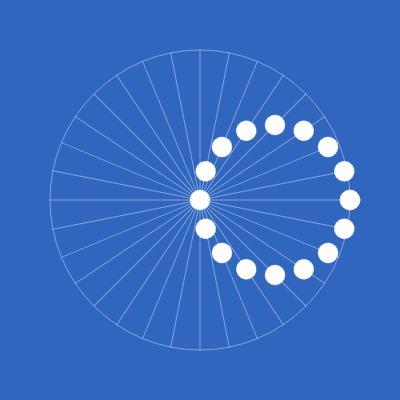
Frame 1 (no input)
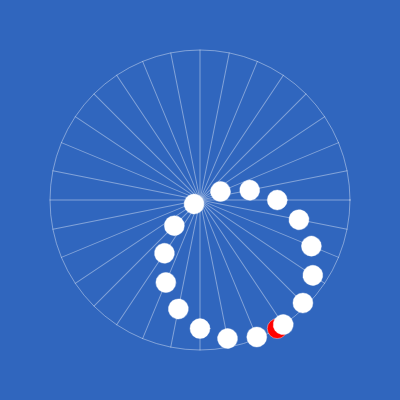
Frame 60 (no input)
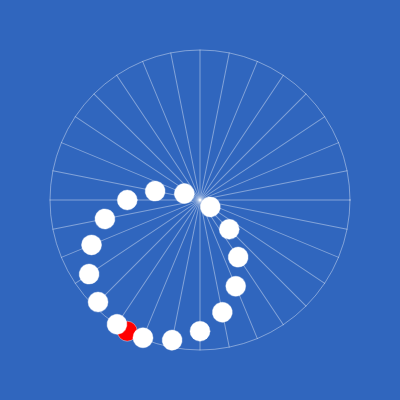
Frame 120 (the mouse pressed at the canvas centre since frame 60)

The p5.js sketch that drew these frames (run headless with seeded random() and noise() and a simulated clock; from frame 60 on, the mouse is pressed at the canvas centre):

// p5.js sketch
// ── sketch.js

let x; let y; let r = 150; let angle = 0;
let shiftingAngle = [];
let numAxis = 8;
let x2 = []; let y2 = [];

function setup() {
  createCanvas(400, 400);
  angleMode(DEGREES);
  for (let i=0; i<numAxis; i++) {
    shiftingAngle[i] = i*90/numAxis;
  }
}


function draw() {
  background(48, 102, 190);
  stroke(255, 100);
  // angle = map(mouseX, 0, width, 0, 360);
  x = r*cos(angle);
  y = r*sin(angle);

  translate(width/2, height/2);
  noFill();
  ellipse(0, 0, r*2, r*2);
  fill(255, 0, 0);
  ellipse(x, y, 20, 20);


  for (let i=0; i<numAxis; i++) {
    x2[i] = r*cos(angle+shiftingAngle[i]);
    y2[i] = r*sin(angle+shiftingAngle[i]);
    push();
    rotate(-shiftingAngle[i]);
    line(-r, 0, r, 0);
    line(0, -r, 0, r);
    fill(255);
    ellipse(x2[i], 0, 20, 20);
    ellipse(0, y2[i], 20, 20);
    pop();
  }

  angle += 1;
}
